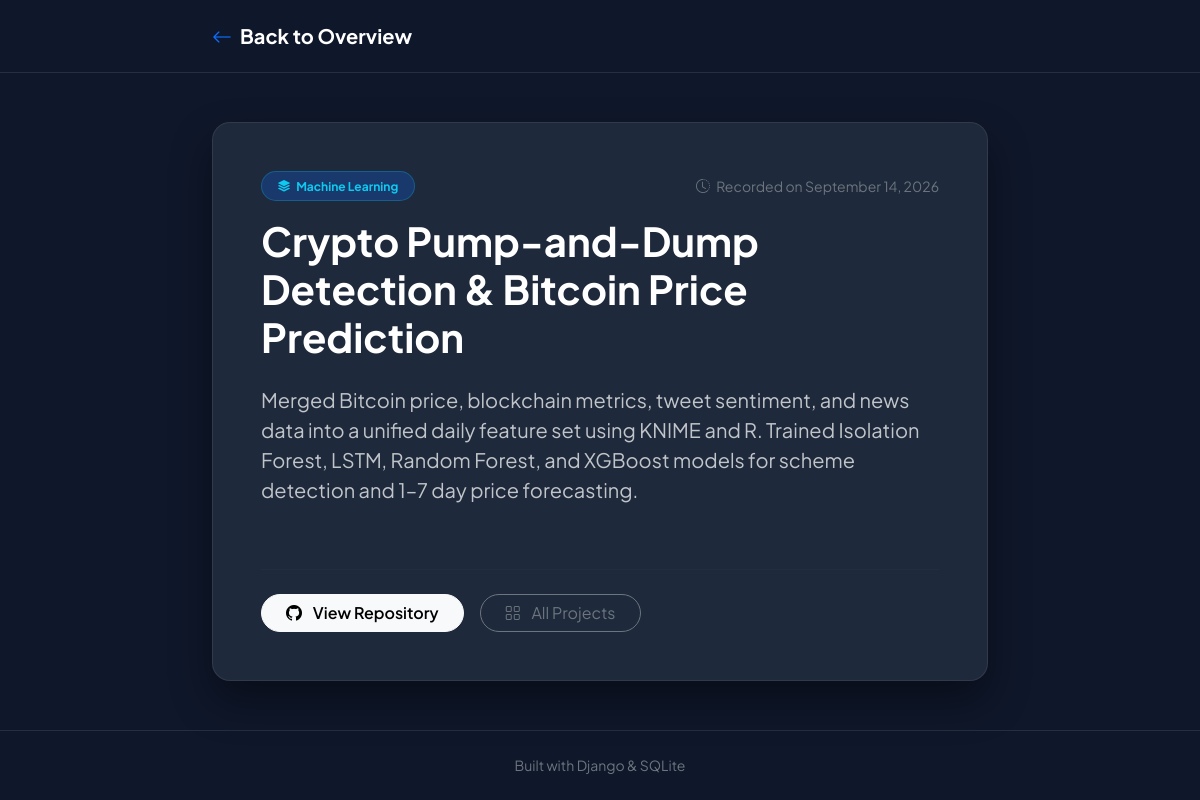
The app's page /project/3/ with its own data.
### projects/models.py (models this page shows, shortened)
class Project(models.Model):
    title = models.CharField(max_length=150)
    description = models.TextField()
    technology = models.CharField(max_length=100)
    github_link = models.URLField(blank=True)
    created_at = models.DateTimeField(auto_now_add=True)

### projects/views.py (the view)
# urls.py: path('project/<int:pk>/', views.project_detail, name='project_detail'),
def project_detail(request, pk):
    project = get_object_or_404(Project, pk=pk)
    return render(request, 'projects/project_detail.html', {'project': project})

### projects/templates/projects/project_detail.html (shortened to what this page needs)
<!DOCTYPE html>
<html lang="en">
<head>
    <link rel="stylesheet" href="https://cdn.jsdelivr.net/npm/bootstrap@5.3.0/dist/css/bootstrap.min.css">
    <link rel="stylesheet" href="https://cdn.jsdelivr.net/npm/bootstrap-icons@1.11.3/font/bootstrap-icons.min.css">
</head>
<body class="d-flex flex-column justify-content-between">
    <nav class="navbar navbar-dark border-bottom border-secondary border-opacity-25 py-3">
        <div class="container" style="max-width: 800px;">
            <a class="navbar-brand fw-bold text-white d-flex align-items-center gap-2" href="{% url 'project_list' %}">
                <i class="bi bi-arrow-left text-primary"></i>
                <span>Back to Overview</span>
            </a>
        </div>
    </nav>
    <div class="container my-5" style="max-width: 800px;">
        <div class="card detail-card p-4 p-md-5">
            <div class="d-flex flex-wrap justify-content-between align-items-center gap-2 mb-3">
                <span class="badge bg-primary bg-opacity-25 text-info px-3 py-2 border border-info border-opacity-25 rounded-pill">
                    <i class="bi bi-stack me-1"></i> {{ project.technology }}
                </span>
                <span class="text-secondary small">
                    <i class="bi bi-clock-history me-1"></i> Recorded on {{ project.created_at|date:"F d, Y" }}
                </span>
            </div>
            <h1 class="fw-bold text-white mb-4">{{ project.title }}</h1>
            <div class="text-light text-opacity-75 fs-5 leading-relaxed mb-4">
                <p style="white-space: pre-line;">{{ project.description }}</p>
            </div>
            <hr class="border-secondary border-opacity-25 my-4">
            <div class="d-flex flex-wrap gap-3">
                {% if project.github_link %}
                <a href="{{ project.github_link }}" target="_blank" class="btn btn-light px-4 rounded-pill fw-semibold">
                    <i class="bi bi-github me-2"></i> View Repository
                </a>
                {% endif %}
                <a href="{% url 'project_list' %}" class="btn btn-outline-secondary px-4 rounded-pill">
                    <i class="bi bi-grid me-2"></i> All Projects
                </a>
            </div>
        </div>
    </div>
    <footer class="text-center py-4 border-top border-secondary border-opacity-25 text-secondary small">
        <p class="mb-0">Built with Django & SQLite</p>
    </footer>
</body>
</html>

### projects/templates/projects/project_detail.html (style rules this page uses)
body { font-family: 'Plus Jakarta Sans', sans-serif; background-color: #0f172a; color: #e2e8f0; min-height: 100vh; }
.detail-card { background: #1e293b; border: 1px solid rgba(255, 255, 255, 0.08); border-radius: 18px; box-shadow: 0 20px 40px rgba(0, 0, 0, 0.4); }

### records on screen
Project: technology "Machine Learning", created_at "September 14, 2026", title "Crypto Pump-and-Dump Detection & Bitcoin Price Prediction", description "Merged Bitcoin price, blockchain metrics, tweet sentiment, and news data into a unified daily feature set using KNIME and R. Trained Isolation Forest, LSTM, Random Forest, and XGBoost models for scheme detection and 1–7 day price forecasting."
